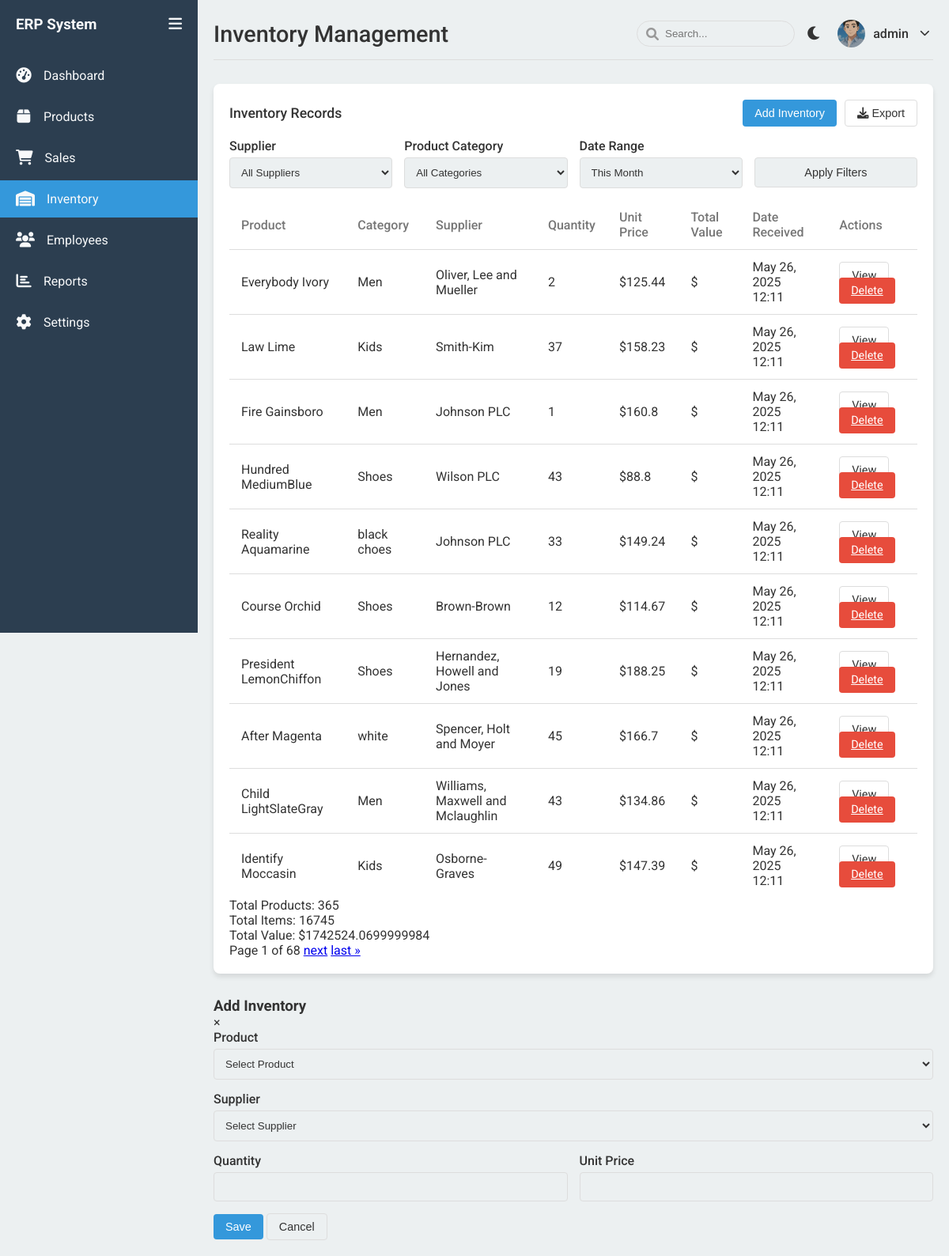
Screenshot of /inventory/ (signed in) with the database file from the repository.
### main/models.py (models this page shows, shortened)
class Inventory(models.Model):
    product = models.ForeignKey(Product, on_delete=models.CASCADE)
    supplier = models.ForeignKey(Supplier, on_delete=models.CASCADE)
    quantity = models.IntegerField()
    unit_price = models.FloatField()
    date_received = models.DateTimeField(auto_now_add=True)
    class Meta:
        verbose_name_plural = "Inventories"

class Product(models.Model):
    name = models.CharField(max_length=100)
    category = models.ForeignKey(Category, on_delete=models.CASCADE)
    size = models.CharField(max_length=20, blank=True, null=True)
    color = models.CharField(max_length=50, blank=True, null=True)
    price = models.FloatField()
    stock_quantity = models.IntegerField(default=0)
    created_at = models.DateTimeField(auto_now_add=True)
    updated_at = models.DateTimeField(auto_now=True)

class Category(models.Model):
    name = models.CharField(max_length=100)
    class Meta:
        verbose_name_plural = "Categories"

class Supplier(models.Model):
    name = models.CharField(max_length=100)
    contact_person = models.CharField(max_length=100)
    phone = models.CharField(max_length=20)
    email = models.EmailField()
    address = models.TextField()

### main/views.py (the view, shortened to what this page needs)
@login_required
def inventory(request):
    supplier_id = request.GET.get('supplier')
    category_id = request.GET.get('category')
    date_range = request.GET.get('date_range')
    start_date = request.GET.get('start_date')
    end_date = request.GET.get('end_date')
    inventories_list = Inventory.objects.select_related('product', 'supplier', 'product__category').all()
    if supplier_id:
        inventories_list = inventories_list.filter(supplier_id=supplier_id)
    if category_id:
        inventories_list = inventories_list.filter(product__category_id=category_id)
    if start_date and end_date:
        inventories_list = inventories_list.filter(date_received__date__gte=start_date, date_received__date__lte=end_date)
    total_products = inventories_list.values('product').distinct().count()
    total_items = inventories_list.aggregate(Sum('quantity'))['quantity__sum'] or 0
    total_value = 0
    for inventory in inventories_list:
        inventory.total_value = inventory.quantity * inventory.unit_price
        total_value += inventory.total_value
    paginator = Paginator(inventories_list.order_by('-date_received'), 10)
    page = request.GET.get('page', 1)
    inventories = paginator.get_page(page)
    suppliers = Supplier.objects.all()
    categories = Category.objects.all()
    all_products = Product.objects.all()
    context = {
        'inventories': inventories,
        'suppliers': suppliers,
        'categories': categories,
        'all_products': all_products,
        'total_products': total_products,
        'total_items': total_items,
        'total_value': total_value,
    }
    return render(request, 'main/inventory.html', context)

### main/templates/main/inventory.html (shortened to what this page needs)
{% extends 'main/base.html' %}
{% load static %}
{% block header_title %}Inventory Management{% endblock %}
{% block content %}
<div class="table-container">
    <div class="table-header">
        <h3 class="table-title">Inventory Records</h3>
        <div class="table-actions">
            <button class="btn btn-primary" id="addInventoryBtn">Add Inventory</button>
            <button class="btn btn-outline" id="exportInventoryBtn">
                <i class="fas fa-download"></i> Export
            </button>
        </div>
    </div>
    <div class="filter-options">
        <div class="form-row">
            <div class="form-group">
                <label class="form-label">Supplier</label>
                <select class="form-control" id="supplierFilter">
                    <option value="">All Suppliers</option>
                </select>
            </div>
            <div class="form-group">
                <label class="form-label">Product Category</label>
                <select class="form-control" id="categoryFilter">
                    <option value="">All Categories</option>
                </select>
            </div>
            <div class="form-group">
                <label class="form-label">Date Range</label>
                <select class="form-control" id="dateFilter">
                    <option value="this_month" selected>This Month</option>
                </select>
            </div>
            <div class="form-group">
                <label class="form-label">&nbsp;</label>
                <button class="btn btn-outline form-control" id="applyFilters">Apply Filters</button>
            </div>
        </div>
    </div>
    <table>
        <thead>
            <tr>
                <th>Product</th>
                <th>Category</th>
                <th>Supplier</th>
                <th>Quantity</th>
                <th>Unit Price</th>
                <th>Total Value</th>
                <th>Date Received</th>
                <th>Actions</th>
            </tr>
        </thead>
        <tbody>
            {% for inventory in inventories %}
            <tr>
                <td>{{ inventory.product.name }}</td>
                <td>{{ inventory.product.category.name }}</td>
                <td>{{ inventory.supplier.name }}</td>
                <td>{{ inventory.quantity }}</td>
                <td>${{ inventory.unit_price }}</td>
                <td>${{ inventory.total_value }}</td>
                <td>{{ inventory.date_received|date:"M d, Y H:i" }}</td>
                <td>
                    <a href="{% url 'view_inventory' inventory.id %}" class="btn btn-outline btn-sm">View</a>
                    <a href="{% url 'delete_inventory' inventory.id %}" class="btn btn-danger btn-sm">Delete</a>
                </td>
            </tr>
            {% empty %}
            <tr>
                <td colspan="8" style="text-align: center;">No inventory records found</td>
            </tr>
            {% endfor %}
        </tbody>
    </table>
    <div class="inventory-summary">
        <div class="summary-item">
            <span class="summary-label">Total Products:</span>
            <span class="summary-value">{{ total_products }}</span>
        </div>
        <div class="summary-item">
            <span class="summary-label">Total Items:</span>
            <span class="summary-value">{{ total_items }}</span>
        </div>
        <div class="summary-item">
            <span class="summary-label">Total Value:</span>
            <span class="summary-value">${{ total_value }}</span>
        </div>
    </div>
    <div class="pagination">
        <span class="step-links">
            <span class="current">
                Page {{ inventories.number }} of {{ inventories.paginator.num_pages }}
            </span>
            {% if inventories.has_next %}
                <a href="?page={{ inventories.next_page_number }}">next</a>
                <a href="?page={{ inventories.paginator.num_pages }}">last &raquo;</a>
            {% endif %}
        </span>
    </div>
</div>
<div class="modal" id="inventoryModal">
    <div class="modal-content">
        <div class="modal-header">
            <h3>Add Inventory</h3>
            <span class="close">&times;</span>
        </div>
        <div class="modal-body">
            <form id="inventoryForm" method="post" action="{% url 'add_inventory' %}">
                <div class="form-group">
                    <label class="form-label">Product</label>
                    <select name="product" class="form-control" required>
                        <option value="">Select Product</option>
                    </select>
                </div>
                <div class="form-group">
                    <label class="form-label">Supplier</label>
                    <select name="supplier" class="form-control" required>
                        <option value="">Select Supplier</option>
                    </select>
                </div>
                <div class="form-row">
                    <div class="form-group">
                        <label class="form-label">Quantity</label>
                        <input type="number" name="quantity" min="1" class="form-control" required>
                    </div>
                    <div class="form-group">
                        <label class="form-label">Unit Price</label>
                        <input type="number" name="unit_price" step="0.01" class="form-control" required>
                    </div>
                </div>
                <div class="form-actions">
                    <button type="submit" class="btn btn-primary">Save</button>
                    <button type="button" class="btn btn-outline" id="cancelBtn">Cancel</button>
                </div>
            </form>
        </div>
    </div>
</div>
{% endblock %}

### main/templates/main/base.html (shortened to what this page needs)
<!DOCTYPE html>
{% load static %}
<html lang="en">
<head>
    <link rel="stylesheet" href="https://cdnjs.cloudflare.com/ajax/libs/font-awesome/6.0.0-beta3/css/all.min.css">
    {% load static %}
    <link rel="stylesheet" href="{% static 'main/css/style.css' %}">
</head>
<body>
    <div class="wrapper">
        <nav class="sidebar" id="sidebar">
            <div class="sidebar-header">
                <h3>ERP System</h3>
                <button class="sidebar-toggle" id="sidebarToggle">
                    <i class="fas fa-bars"></i>
                </button>
            </div>
            <div class="sidebar-menu">
                <ul>
                    <li>
                        <a href="{% url 'dashboard' %}" class="{% if request.path == '/dashboard/' %}active{% endif %}">
                            <span class="icon"><i class="fas fa-tachometer-alt"></i></span>
                            <span class="menu-text">Dashboard</span>
                        </a>
                    </li>
                    <li>
                        <a href="{% url 'products' %}" class="{% if 'products' in request.path %}active{% endif %}">
                            <span class="icon"><i class="fas fa-box"></i></span>
                            <span class="menu-text">Products</span>
                        </a>
                    </li>
                    <li>
                        <a href="{% url 'sales' %}" class="{% if 'sales' in request.path %}active{% endif %}">
                            <span class="icon"><i class="fas fa-shopping-cart"></i></span>
                            <span class="menu-text">Sales</span>
                        </a>
                    </li>
                    <li>
                        <a href="{% url 'inventory' %}" class="{% if 'inventory' in request.path %}active{% endif %}">
                            <span class="icon"><i class="fas fa-warehouse"></i></span>
                            <span class="menu-text">Inventory</span>
                        </a>
                    </li>
                    <li>
                        <a href="{% url 'employees' %}" class="{% if 'employees' in request.path %}active{% endif %}">
                            <span class="icon"><i class="fas fa-users"></i></span>
                            <span class="menu-text">Employees</span>
                        </a>
                    </li>
                    <li>
                        <a href="{% url 'reports' %}" class="{% if 'reports' in request.path %}active{% endif %}">
                            <span class="icon"><i class="fas fa-chart-bar"></i></span>
                            <span class="menu-text">Reports</span>
                        </a>
                    </li>
                    <li>
                        <a href="{% url 'settings' %}" class="{% if 'settings' in request.path %}active{% endif %}">
                            <span class="icon"><i class="fas fa-cog"></i></span>
                            <span class="menu-text">Settings</span>
                        </a>
                    </li>
                </ul>
            </div>
        </nav>
        <div class="main-content" id="mainContent">
            <div class="header">
                <h1>{% block header_title %}Dashboard{% endblock %}</h1>
                <div class="header-actions">
                    <div class="search-box">
                        <i class="fas fa-search"></i>
                        <input type="text" placeholder="Search..." id="searchInput">
                    </div>
                    <button class="theme-toggle" id="themeToggle">
                        <i class="fas fa-moon"></i>
                    </button>
                    <div class="user-profile-dropdown">
                        <div class="user-profile" id="userProfileTrigger">
                            <img src="{% static 'main/img/avatar.jpg' %}" alt="User">
                            <span>{{ request.user.username|default:'Admin' }}</span>
                            <i class="fas fa-chevron-down dropdown-arrow"></i>
                        </div>
                    </div>
                </div>
            </div>
            {% block content %}{% endblock %}
        </div>
    </div>
</body>
</html>

### rows the page displays
Inventory: product.name "Everybody Ivory", product.category.name "Men", supplier.name "Oliver, Lee and Mueller", quantity "2", unit_price "125.44", date_received "May 26, 2025 12:11"
Inventory: product.name "Law Lime", product.category.name "Kids", supplier.name "Smith-Kim", quantity "37", unit_price "158.23", date_received "May 26, 2025 12:11"
Inventory: product.name "Fire Gainsboro", product.category.name "Men", supplier.name "Johnson PLC", quantity "1", unit_price "160.8", date_received "May 26, 2025 12:11"
Inventory: product.name "Hundred MediumBlue", product.category.name "Shoes", supplier.name "Wilson PLC", quantity "43", unit_price "88.8", date_received "May 26, 2025 12:11"
Inventory: product.name "Reality Aquamarine", product.category.name "black choes", supplier.name "Johnson PLC", quantity "33", unit_price "149.24", date_received "May 26, 2025 12:11"
Inventory: product.name "Course Orchid", product.category.name "Shoes", supplier.name "Brown-Brown", quantity "12", unit_price "114.67", date_received "May 26, 2025 12:11"
Inventory: product.name "President LemonChiffon", product.category.name "Shoes", supplier.name "Hernandez, Howell and Jones", quantity "19", unit_price "188.25", date_received "May 26, 2025 12:11"
Inventory: product.name "After Magenta", product.category.name "white", supplier.name "Spencer, Holt and Moyer", quantity "45", unit_price "166.7", date_received "May 26, 2025 12:11"
Inventory: product.name "Child LightSlateGray", product.category.name "Men", supplier.name "Williams, Maxwell and Mclaughlin", quantity "43", unit_price "134.86", date_received "May 26, 2025 12:11"
Inventory: product.name "Identify Moccasin", product.category.name "Kids", supplier.name "Osborne-Graves", quantity "49", unit_price "147.39", date_received "May 26, 2025 12:11"

### other values shown
{{ request.user.username|default:'Admin' }} "admin"
{{ total_products }} "365"
{{ total_items }} "16745"
{{ total_value }} "1742524.0699999984"
{{ inventories.number }} "1"
{{ inventories.paginator.num_pages }} "68"
